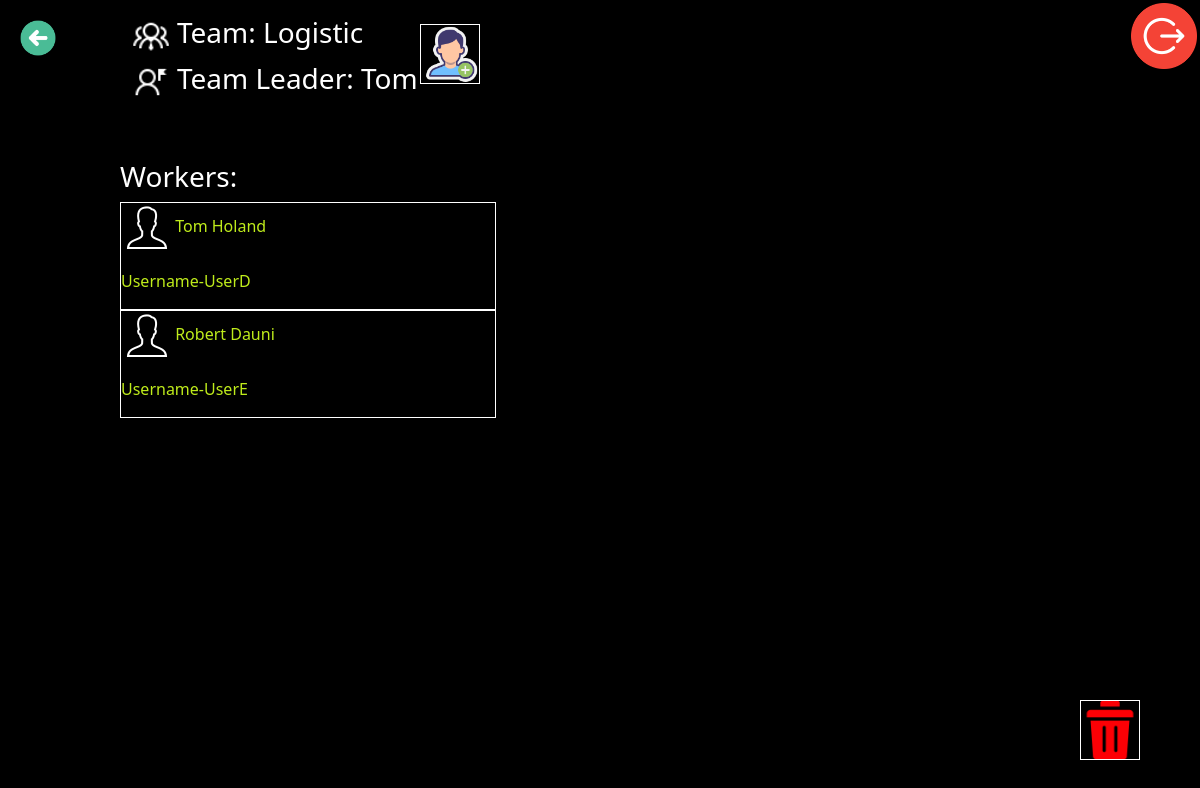
The app's page /tasks/list-workers/15 (signed in) with its own data.
### listWorkers/models.py (models this page shows, shortened)
class TeamsList(Model):
    id_admin = IntegerField("id_admin", max_length=1000, null=False)
    name_team = CharField("name_team", max_length=1000, null=False)
    class Meta:
        verbose_name = "Teams"
        verbose_name_plural = "Teams"

class Workers(Model):
    id_team = IntegerField("id_team", max_length=1000, null=True)
    id_admin = IntegerField("id_team", max_length=1000, null=True)
    id_worker = IntegerField("id_worker", max_length=1000, null=False)
    username = CharField("username", max_length=1000, null=False)
    first_name = CharField("first_name", max_length=1000, null=False)
    last_name = CharField("last_name", max_length=1000, null=False)
    class Meta:
        verbose_name = "Workers"
        verbose_name_plural = "Workers"

### listWorkers/views.py (the view)
# urls.py: path("list-workers/<int:id_team>", list_workers, name="list_workers"),
def list_workers(request, id_team):
    iduser = request.user.id
    check_log(iduser)
    nameteam = TeamsList.objects.filter(id=id_team)
    info_admin='a'
    for i in nameteam:
        info_admin = i.id_admin
    name_admin = User.objects.filter(id=info_admin)
    db = Workers.objects.filter(id_team=id_team)
    a=[]
    data = {"db": db, 'a': a, 'id_team': id_team, 'nameteam': nameteam, 'name_admin': name_admin}
    return render(request, "listWorkers/list_workers.html", context=data)

### listWorkers/views.py (called while the page is built)
def check_log(id_user):
    if id_user:
        pass
    else:
        raise PermissionDenied()

### listWorkers/templates/listWorkers/list_workers.html
{% extends 'listWorkers/base.html' %}
{% load static %}
{% block css_aditional %}
<link rel="stylesheet" href="{% static 'listWorkers/css/list_workers.css'%}">
{% endblock %}
{% block content %}
<a href="{% url 'logout' %}"><img align="right" src="/static/listWorkers/img/logout.png" id="logout">  </a>
<a href="{% url 'profile_user' %}"> <img id="back" src="/static/listWorkers/img/back2.png"> </a>
<a href="{% url 'add_an_employee' id_team %}"><img id="add_employee" src="/static/listWorkers/img/add_worker.png"></a>
    <div id="info_team">
    {% for item in nameteam %}
        <h3 id="name_team"> <img id="teams2" src="/static/listWorkers/img/teams2.png"> Team:  {{item.name_team}} </h3>
    {% endfor %}
    {% for item in name_admin %}
         <h3 id="info_admin"> <img id="leader" src="/static/listWorkers/img/leader.png"> Team Leader:  {{item.first_name}}  </h3>
    {% endfor %}
    </div>
    <div id="block">
        <h3 id="workers"> Workers: </h3>
        {% for item in db %}
            <div id="block_employe">
            <p> <img id="employee" src="/static/listWorkers/img/employee.png"> <a id="info_employee" href="{% url 'task_list_url' item.id_team item.id_worker %}">{{item.first_name}} {{item.last_name}} <br> <p id="username">Username-{{item.username}}</p></a>
            </div>
                {% endfor %}
    </div>
<a href="{% url 'delete_team' id_team %}"> <img  id="del_team" src="/static/listWorkers/img/delete3.png"> </a>
{% endblock %}

### listWorkers/static/listWorkers/css/list_workers.css (style rules this page uses)
body { background-color: black; }
img[id=logout] { width:50pt; position: absolute; top: 2pt; right: 2pt; }
img[id=back] { width: 3%; position: absolute; top: 15pt; left: 15pt; }
img[id=add_employee] { width: 5%; position: absolute; top: 3%; left: 35%; border: solid 1px white; }
div[id=info_team] { width: 300pt; position: absolute; top: 2%; left: 10%; }
h3[id=name_team] { color:white; }
img[id=teams2] { width:10%; }
h3[id=info_admin] { color:white; }
img[id=leader] { width:10%; }
div[id=block] { width: 300pt; position: absolute; top: 20%; left: 9%; }
div[id=block_employe] { border: solid 1px white; }
h3[id=workers] { color: white; }
a[id=info_employee] { color: #BFEC1B; text-decoration: none; }
p[id=username] { color: white; }
img[id=del_team] { width: 5%; position: absolute; bottom: 5%; right: 5%; border: solid 1px white; }

### records on screen
TeamsList: name_team "Logistic"
Workers: first_name "Tom", last_name "Holand", username "UserD"
Workers: first_name "Robert", last_name "Dauni", username "UserE"

### other values on screen
{{ item.first_name }} "Tom"
